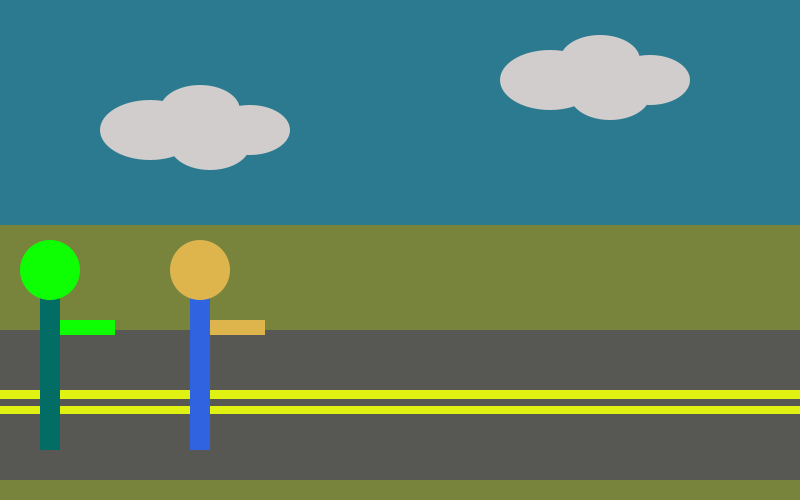
Frame 1 (no input)
Frame 60 (the mouse pressed at the canvas centre just before this capture): identical to frame 1, image omitted
Frame 120 (the mouse held since frame 60 and released just before this capture): identical to frame 1, image omitted

The Processing sketch that drew this single still picture (run headless with seeded random() and noise(); from frame 60 on, the mouse is pressed at the canvas centre):

// Processing sketch: Zombie_Modified
// ── Zombie_Modified.pde
void setup() {
  size(800, 500);
  noStroke();
}

float zombieX = 50, zombieY = 270;
float personX = 200, personY = 270;
float bloodD = 10;
float personSize = 60;

void draw() {
  background(120, 131, 60);
  //Background
  fill(44, 122, 144);
  rect(0, 0, 800, 225);
  fill(87, 88, 83);
  rect(0, 330, 800, 150);
  fill(223, 242, 17);
  rect(0, 390, 800, 24);
  fill(87, 88, 83);
  rect(0, 399, 800, 7);
  //Clouds
  fill(209, 205, 204);
  ellipse(600, 60, 80, 50);
  fill(209, 205, 204);
  ellipse(550, 80, 100, 60);
  fill(209, 205, 204);
  ellipse(650, 80, 80, 50);
  fill(209, 205, 204);
  ellipse(610, 95, 80, 50);

  fill(209, 205, 204);
  ellipse(600-400, 60+50, 80, 50);
  fill(209, 205, 204);
  ellipse(550-400, 80+50, 100, 60);
  fill(209, 205, 204);
  ellipse(650-400, 80+50, 80, 50);
  fill(209, 205, 204);
  ellipse(610-400, 95+50, 80, 50);
  //Zombie
  fill(14, 255, 3);
  rect(zombieX-5, zombieY+50, 70, 15);
  fill(3, 108, 100);
  rect(zombieX-10, zombieY, 20, 180);
  fill(14, 255, 3);
  ellipse(zombieX, zombieY, 60, 60);
  //Person
  fill(222, 181, 76);
  rect(personX-5, personY+50, personSize+(personSize*10/60), personSize-(personSize*45/60));
  fill(48, 99, 224);
  rect(personX-10, personY, personSize-(personSize*40/60), personSize+(personSize*120/60));
  fill(222, 181, 76);
  ellipse(personX, personY, personSize, personSize);
  //AnimationX
}
